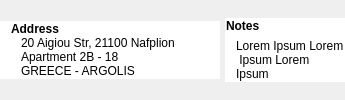
                   <widget class="QWidget" name="widget_3" native="true">
                    <property name="sizePolicy">
                     <sizepolicy hsizetype="Preferred" vsizetype="Fixed">
                      <horstretch>0</horstretch>
                      <verstretch>0</verstretch>
                     </sizepolicy>
                    </property>
                    <property name="minimumSize">
                     <size>
                      <width>0</width>
                      <height>50</height>
                     </size>
                    </property>
                    <property name="styleSheet">
                     <string notr="true">#widget_3 {
	border-top:1px dotted #bbbbbb;
	border-bottom:1px dotted #bbbbbb;
	background: #ffffff;
}</string>
                    </property>
                    <layout class="QHBoxLayout" name="horizontalLayout_8">
                     <property name="leftMargin">
                      <number>0</number>
                     </property>
                     <property name="topMargin">
                      <number>5</number>
                     </property>
                     <property name="rightMargin">
                      <number>0</number>
                     </property>
                     <property name="bottomMargin">
                      <number>5</number>
                     </property>
                     <item>
                      <layout class="QHBoxLayout" name="horizontalLayout_7">
                       <property name="spacing">
                        <number>5</number>
                       </property>
                       <item>
                        <widget class="QWidget" name="widget_4" native="true">
                         <property name="sizePolicy">
                          <sizepolicy hsizetype="Fixed" vsizetype="Fixed">
                           <horstretch>0</horstretch>
                           <verstretch>0</verstretch>
                          </sizepolicy>
                         </property>
                         <property name="minimumSize">
                          <size>
                           <width>220</width>
                           <height>0</height>
                          </size>
                         </property>
                         <property name="styleSheet">
                          <string notr="true">#widget_4 {
	background: #ffffff;
}</string>
                         </property>
                         <layout class="QVBoxLayout" name="verticalLayout_22">
                          <property name="spacing">
                           <number>0</number>
                          </property>
                          <property name="leftMargin">
                           <number>1</number>
                          </property>
                          <property name="topMargin">
                           <number>1</number>
                          </property>
                          <property name="rightMargin">
                           <number>1</number>
                          </property>
                          <property name="bottomMargin">
                           <number>1</number>
                          </property>
                          <item>
                           <layout class="QVBoxLayout" name="verticalLayout_21">
                            <item>
                             <widget class="QLabel" name="label">
                              <property name="sizePolicy">
                               <sizepolicy hsizetype="Preferred" vsizetype="Fixed">
                                <horstretch>0</horstretch>
                                <verstretch>0</verstretch>
                               </sizepolicy>
                              </property>
                              <property name="font">
                               <font>
                                <weight>75</weight>
                                <bold>true</bold>
                               </font>
                              </property>
                              <property name="styleSheet">
                               <string notr="true">font-weight: bold;</string>
                              </property>
                              <property name="text">
                               <string>Address</string>
                              </property>
                              <property name="indent">
                               <number>10</number>
                              </property>
                             </widget>
                            </item>
                            <item>
                             <widget class="QLabel" name="pat_address">
                              <property name="sizePolicy">
                               <sizepolicy hsizetype="Preferred" vsizetype="Preferred">
                                <horstretch>0</horstretch>
                                <verstretch>0</verstretch>
                               </sizepolicy>
                              </property>
                              <property name="styleSheet">
                               <string notr="true"/>
                              </property>
                              <property name="lineWidth">
                               <number>1</number>
                              </property>
                              <property name="text">
                               <string>20 Aigiou Str, 21100 Nafplion 
Apartment 2B - 18
GREECE - ARGOLIS</string>
                              </property>
                              <property name="wordWrap">
                               <bool>true</bool>
                              </property>
                              <property name="margin">
                               <number>0</number>
                              </property>
                              <property name="indent">
                               <number>20</number>
                              </property>
                             </widget>
                            </item>
                           </layout>
                          </item>
                         </layout>
                        </widget>
                       </item>
                       <item>
                        <widget class="QWidget" name="widget_5" native="true">
                         <property name="sizePolicy">
                          <sizepolicy hsizetype="Preferred" vsizetype="Fixed">
                           <horstretch>0</horstretch>
                           <verstretch>0</verstretch>
                          </sizepolicy>
                         </property>
                         <property name="styleSheet">
                          <string notr="true">#widget_5 {
	background: #ffffff;
}</string>
                         </property>
                         <layout class="QVBoxLayout" name="verticalLayout_24">
                          <property name="leftMargin">
                           <number>1</number>
                          </property>
                          <property name="topMargin">
                           <number>1</number>
                          </property>
                          <property name="rightMargin">
                           <number>1</number>
                          </property>
                          <property name="bottomMargin">
                           <number>1</number>
                          </property>
                          <item>
                           <layout class="QVBoxLayout" name="verticalLayout_23">
                            <item>
                             <widget class="QLabel" name="label_5">
                              <property name="sizePolicy">
                               <sizepolicy hsizetype="Preferred" vsizetype="Fixed">
                                <horstretch>0</horstretch>
                                <verstretch>0</verstretch>
                               </sizepolicy>
                              </property>
                              <property name="font">
                               <font>
                                <weight>75</weight>
                                <bold>true</bold>
                               </font>
                              </property>
                              <property name="styleSheet">
                               <string notr="true">font-weight: bold;</string>
                              </property>
                              <property name="text">
                               <string>Notes</string>
                              </property>
                             </widget>
                            </item>
                            <item>
                             <widget class="QLabel" name="pat_notes">
                              <property name="sizePolicy">
                               <sizepolicy hsizetype="Preferred" vsizetype="Preferred">
                                <horstretch>0</horstretch>
                                <verstretch>0</verstretch>
                               </sizepolicy>
                              </property>
                              <property name="styleSheet">
                               <string notr="true"/>
                              </property>
                              <property name="text">
                               <string>Lorem Ipsum Lorem
 Ipsum Lorem
Ipsum</string>
                              </property>
                              <property name="alignment">
                               <set>Qt::AlignLeading|Qt::AlignLeft|Qt::AlignVCenter</set>
                              </property>
                              <property name="wordWrap">
                               <bool>true</bool>
                              </property>
                              <property name="indent">
                               <number>10</number>
                              </property>
                             </widget>
                            </item>
                           </layout>
                          </item>
                         </layout>
                        </widget>
                       </item>
                      </layout>
                     </item>
                    </layout>
                   </widget>
